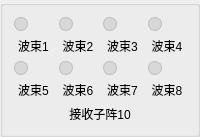
           <widget class="QGroupBox" name="grpArrayRx10">
            <property name="title">
             <string/>
            </property>
            <layout class="QVBoxLayout" name="layoutArrayRx10">
             <item>
              <layout class="QGridLayout" name="layoutArrayBeamsRx10">
               <item row="0" column="0">
                <layout class="QVBoxLayout" name="layoutRx10Beam1">
                 <item>
                  <widget class="QLabel" name="indicatorRx10Beam1">
                   <property name="minimumSize">
                    <size>
                     <width>14</width>
                     <height>14</height>
                    </size>
                   </property>
                   <property name="maximumSize">
                    <size>
                     <width>14</width>
                     <height>14</height>
                    </size>
                   </property>
                   <property name="styleSheet">
                    <string notr="true">background:#d8d8d8;border:1px solid #bdbdbd;border-radius:7px;</string>
                   </property>
                   <property name="text">
                    <string/>
                   </property>
                   <property name="alignment">
                    <set>Qt::AlignCenter</set>
                   </property>
                  </widget>
                 </item>
                 <item>
                  <widget class="QLabel" name="lblRx10Beam1">
                   <property name="text">
                    <string>波束1</string>
                   </property>
                   <property name="alignment">
                    <set>Qt::AlignCenter</set>
                   </property>
                  </widget>
                 </item>
                </layout>
               </item>
               <item row="0" column="1">
                <layout class="QVBoxLayout" name="layoutRx10Beam2">
                 <item>
                  <widget class="QLabel" name="indicatorRx10Beam2">
                   <property name="minimumSize">
                    <size>
                     <width>14</width>
                     <height>14</height>
                    </size>
                   </property>
                   <property name="maximumSize">
                    <size>
                     <width>14</width>
                     <height>14</height>
                    </size>
                   </property>
                   <property name="styleSheet">
                    <string notr="true">background:#d8d8d8;border:1px solid #bdbdbd;border-radius:7px;</string>
                   </property>
                   <property name="text">
                    <string/>
                   </property>
                   <property name="alignment">
                    <set>Qt::AlignCenter</set>
                   </property>
                  </widget>
                 </item>
                 <item>
                  <widget class="QLabel" name="lblRx10Beam2">
                   <property name="text">
                    <string>波束2</string>
                   </property>
                   <property name="alignment">
                    <set>Qt::AlignCenter</set>
                   </property>
                  </widget>
                 </item>
                </layout>
               </item>
               <item row="0" column="2">
                <layout class="QVBoxLayout" name="layoutRx10Beam3">
                 <item>
                  <widget class="QLabel" name="indicatorRx10Beam3">
                   <property name="minimumSize">
                    <size>
                     <width>14</width>
                     <height>14</height>
                    </size>
                   </property>
                   <property name="maximumSize">
                    <size>
                     <width>14</width>
                     <height>14</height>
                    </size>
                   </property>
                   <property name="styleSheet">
                    <string notr="true">background:#d8d8d8;border:1px solid #bdbdbd;border-radius:7px;</string>
                   </property>
                   <property name="text">
                    <string/>
                   </property>
                   <property name="alignment">
                    <set>Qt::AlignCenter</set>
                   </property>
                  </widget>
                 </item>
                 <item>
                  <widget class="QLabel" name="lblRx10Beam3">
                   <property name="text">
                    <string>波束3</string>
                   </property>
                   <property name="alignment">
                    <set>Qt::AlignCenter</set>
                   </property>
                  </widget>
                 </item>
                </layout>
               </item>
               <item row="0" column="3">
                <layout class="QVBoxLayout" name="layoutRx10Beam4">
                 <item>
                  <widget class="QLabel" name="indicatorRx10Beam4">
                   <property name="minimumSize">
                    <size>
                     <width>14</width>
                     <height>14</height>
                    </size>
                   </property>
                   <property name="maximumSize">
                    <size>
                     <width>14</width>
                     <height>14</height>
                    </size>
                   </property>
                   <property name="styleSheet">
                    <string notr="true">background:#d8d8d8;border:1px solid #bdbdbd;border-radius:7px;</string>
                   </property>
                   <property name="text">
                    <string/>
                   </property>
                   <property name="alignment">
                    <set>Qt::AlignCenter</set>
                   </property>
                  </widget>
                 </item>
                 <item>
                  <widget class="QLabel" name="lblRx10Beam4">
                   <property name="text">
                    <string>波束4</string>
                   </property>
                   <property name="alignment">
                    <set>Qt::AlignCenter</set>
                   </property>
                  </widget>
                 </item>
                </layout>
               </item>
               <item row="1" column="0">
                <layout class="QVBoxLayout" name="layoutRx10Beam5">
                 <item>
                  <widget class="QLabel" name="indicatorRx10Beam5">
                   <property name="minimumSize">
                    <size>
                     <width>14</width>
                     <height>14</height>
                    </size>
                   </property>
                   <property name="maximumSize">
                    <size>
                     <width>14</width>
                     <height>14</height>
                    </size>
                   </property>
                   <property name="styleSheet">
                    <string notr="true">background:#d8d8d8;border:1px solid #bdbdbd;border-radius:7px;</string>
                   </property>
                   <property name="text">
                    <string/>
                   </property>
                   <property name="alignment">
                    <set>Qt::AlignCenter</set>
                   </property>
                  </widget>
                 </item>
                 <item>
                  <widget class="QLabel" name="lblRx10Beam5">
                   <property name="text">
                    <string>波束5</string>
                   </property>
                   <property name="alignment">
                    <set>Qt::AlignCenter</set>
                   </property>
                  </widget>
                 </item>
                </layout>
               </item>
               <item row="1" column="1">
                <layout class="QVBoxLayout" name="layoutRx10Beam6">
                 <item>
                  <widget class="QLabel" name="indicatorRx10Beam6">
                   <property name="minimumSize">
                    <size>
                     <width>14</width>
                     <height>14</height>
                    </size>
                   </property>
                   <property name="maximumSize">
                    <size>
                     <width>14</width>
                     <height>14</height>
                    </size>
                   </property>
                   <property name="styleSheet">
                    <string notr="true">background:#d8d8d8;border:1px solid #bdbdbd;border-radius:7px;</string>
                   </property>
                   <property name="text">
                    <string/>
                   </property>
                   <property name="alignment">
                    <set>Qt::AlignCenter</set>
                   </property>
                  </widget>
                 </item>
                 <item>
                  <widget class="QLabel" name="lblRx10Beam6">
                   <property name="text">
                    <string>波束6</string>
                   </property>
                   <property name="alignment">
                    <set>Qt::AlignCenter</set>
                   </property>
                  </widget>
                 </item>
                </layout>
               </item>
               <item row="1" column="2">
                <layout class="QVBoxLayout" name="layoutRx10Beam7">
                 <item>
                  <widget class="QLabel" name="indicatorRx10Beam7">
                   <property name="minimumSize">
                    <size>
                     <width>14</width>
                     <height>14</height>
                    </size>
                   </property>
                   <property name="maximumSize">
                    <size>
                     <width>14</width>
                     <height>14</height>
                    </size>
                   </property>
                   <property name="styleSheet">
                    <string notr="true">background:#d8d8d8;border:1px solid #bdbdbd;border-radius:7px;</string>
                   </property>
                   <property name="text">
                    <string/>
                   </property>
                   <property name="alignment">
                    <set>Qt::AlignCenter</set>
                   </property>
                  </widget>
                 </item>
                 <item>
                  <widget class="QLabel" name="lblRx10Beam7">
                   <property name="text">
                    <string>波束7</string>
                   </property>
                   <property name="alignment">
                    <set>Qt::AlignCenter</set>
                   </property>
                  </widget>
                 </item>
                </layout>
               </item>
               <item row="1" column="3">
                <layout class="QVBoxLayout" name="layoutRx10Beam8">
                 <item>
                  <widget class="QLabel" name="indicatorRx10Beam8">
                   <property name="minimumSize">
                    <size>
                     <width>14</width>
                     <height>14</height>
                    </size>
                   </property>
                   <property name="maximumSize">
                    <size>
                     <width>14</width>
                     <height>14</height>
                    </size>
                   </property>
                   <property name="styleSheet">
                    <string notr="true">background:#d8d8d8;border:1px solid #bdbdbd;border-radius:7px;</string>
                   </property>
                   <property name="text">
                    <string/>
                   </property>
                   <property name="alignment">
                    <set>Qt::AlignCenter</set>
                   </property>
                  </widget>
                 </item>
                 <item>
                  <widget class="QLabel" name="lblRx10Beam8">
                   <property name="text">
                    <string>波束8</string>
                   </property>
                   <property name="alignment">
                    <set>Qt::AlignCenter</set>
                   </property>
                  </widget>
                 </item>
                </layout>
               </item>
              </layout>
             </item>
             <item>
              <widget class="QLabel" name="lblArrayNameRx10">
               <property name="text">
                <string>接收子阵10</string>
               </property>
               <property name="alignment">
                <set>Qt::AlignCenter</set>
               </property>
              </widget>
             </item>
            </layout>
           </widget>
